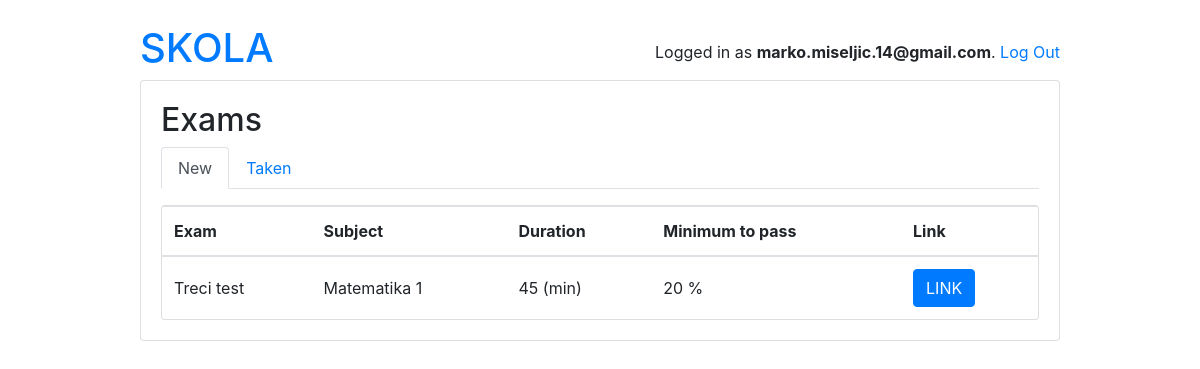
Screenshot of /students/ (signed in) with the database file from the repository.
### account/models.py (models this page shows)
class User(AbstractUser):
    first_name = models.CharField(max_length=220)
    last_name = models.CharField(max_length=220)
    email = models.EmailField()
    is_student = models.BooleanField(default=False)
    is_teacher = models.BooleanField(default=False)

### school/models.py (models this page shows, shortened)
class Exam(models.Model):
    type = models.CharField(max_length=100)
    active = models.BooleanField(default=False)
    duration = models.IntegerField()
    nuber_of_questions = models.IntegerField()
    required_score_to_pass = models.IntegerField(help_text="required score in %")
    subject  = models.ForeignKey(Subject, on_delete=models.CASCADE)
    owner = models.ForeignKey('account.User', on_delete=models.CASCADE, related_name='exams')

class Subject(models.Model):
    name = models.CharField(max_length=220)
    school = models.ManyToManyField(School)
    def __str__(self):
        return self.name

### account/views.py (the view)
# urls.py: path('',  ExamStudentListView.as_view(), name='exam_list'),
@method_decorator([login_required, student_required], name='dispatch')
class ExamStudentListView(ListView):
    model = Exam
    context_object_name = 'exams'
    template_name = 'students/exams.html'
    def get_queryset(self):
        queryset = Exam.objects.filter(active=True)
        return queryset

### templates/students/exams.html
{% extends '../base.html' %}
{% block content %}
<h2>Exams</h2>
{% include 'students/_header.html' with active='new' %}
<dvi class="card">
    <table class="table mb-0">
        <thead>
            <tr>
                <th>Exam</th>
                <th>Subject</th>
                <th>Duration</th>
                <th>Minimum to pass</th>
                <th>Link</th>
            </tr>
        </thead>
        <tbody>
            {% for exam in exams %}
                <tr>
                    <td class="align-middle">{{exam.type}}</td>
                    <td class="align-middle">{{exam.subject}}</td>
                    <td class="align-middle">{{exam.duration}} (min)</td>
                    <td class="align-middle">{{exam.required_score_to_pass}} %</td>
                    <td class="align-right"><a href="{% url 'students:take_exam' exam.pk %}" role="button" class="btn btn-primary">LINK</a></td>
                </tr>
            {% endfor %}
        </tbody>
    </table>
</div>
{% endblock content %}

### templates/base.html (shortened to what this page needs)
{% load static %}
<!doctype html>
<html lang="eng">
<head>
    <link rel="stylesheet" href="https://cdn.jsdelivr.net/npm/bootstrap@4.5.3/dist/css/bootstrap.min.css"
>
</head>
<body>
    <div class="container my-4">
        <div class="row justify-content-center">
            <div class="col-md-10 col-sm-12">
                <div class="row">
                    <div class="col-6">
                        <h1>
                            {% if user.is_authenticated and user.is_student %}
                                <a href="students:exam_list">SKOLA</a>
                            {% elif user.is_authenticated and user.is_teacher %}
                                <a href="teachers:exam_change_list">SKOLA</a>
                            {% endif %}
                        </h1>
                    </div>
                    <div class="col-6 text-right">
                        {% if user.is_authenticated %}
                        <p class="pt-3">Logged in as <strong>{{user.email}}</strong>. <a href="{% url 'logout' %}">Log Out</a></p>
                        {% else %}
                        <a href="{% url 'login' %}" class="btn btn-light" role="button">Log in</a>
                        {% endif %}
                    </div>
                </div>
                <div class="card mb-3">
                    <div class="card-body">
                        {% block content %}
                        {% endblock content %}
                    </div>
                </div>
            </div>
        </div>
</body>
</html>

### rows the page displays
User: email "marko.miseljic.14@gmail.com"
Exam: type "Treci test", subject "Matematika 1", duration "45", required_score_to_pass "20"
